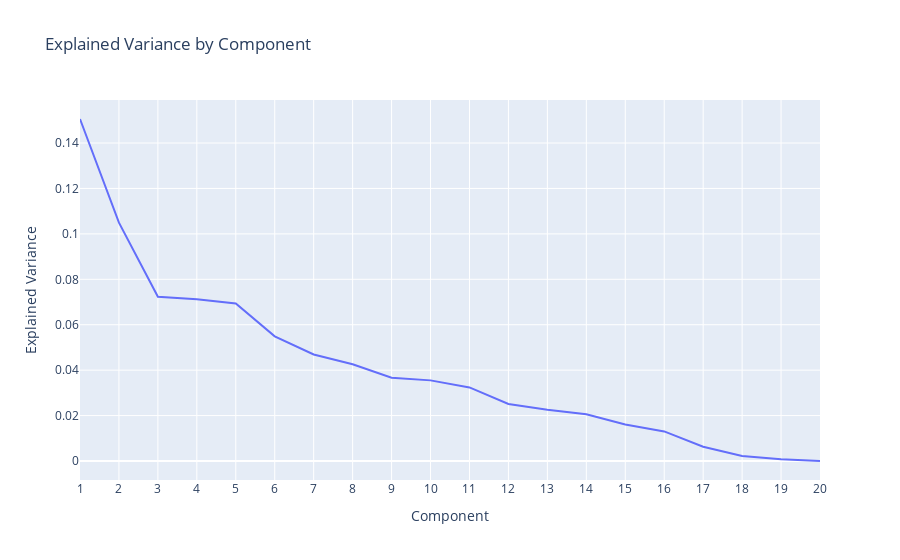

Notebook cell for this chart:
### Code cell
# Create a Scatter plot
fig = go.Figure(data=go.Scatter(x=list(range(1, len(explained_variance)+1)), y=explained_variance))

fig.update_layout(
    title='Explained Variance by Component',
    xaxis_title='Component',
    yaxis_title='Explained Variance',
    xaxis={'dtick': 1}
)

fig.show()

### Figure 1 — Plotly figure (JSON) as saved in the notebook; plotly's stock layout.template omitted (floating-point values rounded to 4 significant figures)
{"data": [{"type": "scatter", "x": [1, 2, 3, 4, 5, 6, 7, 8, 9, 10, 11, 12, 13, 14, 15, 16, 17, 18, 19, 20], "y": [0.1506, 0.1049, 0.07234, 0.07123, 0.06939, 0.05491, 0.04692, 0.04262, 0.03669, 0.0355, 0.0324, 0.02513, 0.02256, 0.02059, 0.01604, 0.01302, 0.00625, 0.002205, 0.000749, 0]}], "layout": {"title": {"text": "Explained Variance by Component"}, "xaxis": {"dtick": 1, "title": {"text": "Component"}}, "yaxis": {"title": {"text": "Explained Variance"}}}}
